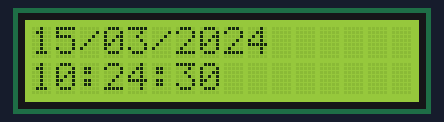
The program below on a simulated ATmega328P, built with avr-gcc and emulated at 16 MHz. On the bench: 16×2 character LCD. Wiring (inferred from the names in the program): PCF8574 port expander at I2C address 0x27; DS3231 clock at I2C address 0x68. Wiring (inferred from the signals the program sends): character LCD (HD44780): RS Q0; E Q2; backlight Q3; data Q4, Q5, Q6, Q7. The local clock reads 2024-03-15 10:24:30 at power-on unless the program sets it.

Above: at 0.3 s.
At 4.8 s:
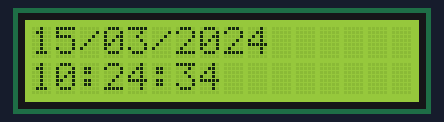
At 9.4 s:
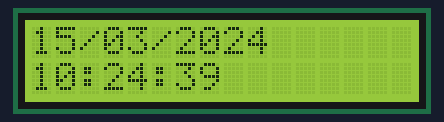
At 19.6 s:
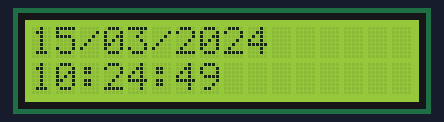
At 28.6 s:
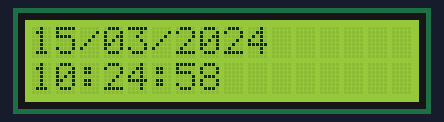
At 38.9 s:
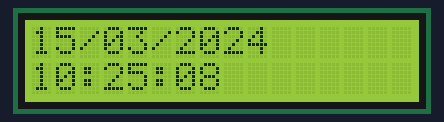

The program:

main.c
```c
/*
 * GccApplication3.c
 *
 * Created: 30/11/2024 03:00:38 p. m.
 * Author : emili
 */


#define F_CPU 16000000UL
#include <avr/io.h>
#include <util/delay.h>
#include "lcd.h"
#include "rtc.h"

int main(void) {
	uint8_t segundos, minutos, horas, dia, mes, anio;
	char buffer[20];

	I2C_init();
	LCD_init();

	while (1) {
		segundos = bcd_to_decimal(DS3231_read_byte(0x00));
		minutos = bcd_to_decimal(DS3231_read_byte(0x01));
		horas = bcd_to_decimal(DS3231_read_byte(0x02));
		dia = bcd_to_decimal(DS3231_read_byte(0x04));
		mes = bcd_to_decimal(DS3231_read_byte(0x05));
		anio = bcd_to_decimal(DS3231_read_byte(0x06));

		LCD_send_cmd(0x01);
		_delay_ms(10);

		LCD_send_cmd(0x80);
		snprintf(buffer, sizeof(buffer), "%02d/%02d/20%02d", dia, mes, anio);
		LCD_print(buffer);

		LCD_send_cmd(0xC0);
		snprintf(buffer, sizeof(buffer), "%02d:%02d:%02d", horas, minutos, segundos);
		LCD_print(buffer);

		_delay_ms(1000);
	}
}
```

i2c.c
```c
/*
 * CFile1.c
 *
 * Created: 30/11/2024 03:06:27 p. m.
 *  Author: emili
 */


#include "i2c.h"

void I2C_init(void) {
	TWSR = 0x00;
	TWBR = 72;
	TWCR = (1 << TWEN);
}

void I2C_start(void) {
	TWCR = (1 << TWSTA) | (1 << TWEN) | (1 << TWINT);
	while (!(TWCR & (1 << TWINT)));
}

void I2C_stop(void) {
	TWCR = (1 << TWSTO) | (1 << TWINT) | (1 << TWEN);
	_delay_us(10);
}

void I2C_write(uint8_t data) {
	TWDR = data;
	TWCR = (1 << TWINT) | (1 << TWEN);
	while (!(TWCR & (1 << TWINT)));
}
```

i2c.h
```c
/*
 * IncFile1.h
 *
 * Created: 30/11/2024 03:05:56 p. m.
 *  Author: emili
 */


#ifndef I2C_H
#define I2C_H

#include <avr/io.h>
#include <util/delay.h>

void I2C_init(void);
void I2C_start(void);
void I2C_stop(void);
void I2C_write(uint8_t data);

#endif
```

rtc.c
```c
/*
 * CFile1.c
 *
 * Created: 30/11/2024 03:08:12 p. m.
 *  Author: emili
 */


#include "rtc.h"

uint8_t bcd_to_decimal(uint8_t bcd) {
	return ((bcd >> 4) * 10) + (bcd & 0x0F);
}

uint8_t DS3231_read_byte(uint8_t reg) {
	uint8_t data;

	I2C_start();
	I2C_write((DS3231_ADDR << 1) | 0);
	I2C_write(reg);
	I2C_start();
	I2C_write((DS3231_ADDR << 1) | 1);
	TWCR = (1 << TWINT) | (1 << TWEN);
	while (!(TWCR & (1 << TWINT)));
	data = TWDR;
	I2C_stop();

	return data;
}
```

rtc.h
```c
/*
 * IncFile1.h
 *
 * Created: 30/11/2024 03:07:50 p. m.
 *  Author: emili
 */


#ifndef RTC_H
#define RTC_H

#include <avr/io.h>
#include "i2c.h"

#define DS3231_ADDR 0x68

uint8_t bcd_to_decimal(uint8_t bcd);
uint8_t DS3231_read_byte(uint8_t reg);

#endif
```

lcd.c
```c
/*
 * CFile1.c
 *
 * Created: 30/11/2024 03:07:29 p. m.
 *  Author: emili
 */


#include "lcd.h"

void LCD_write_nibble(uint8_t nibble, uint8_t mode) {
	uint8_t data = nibble | mode | (1 << LCD_BACKLIGHT);
	I2C_start();
	I2C_write(LCD_I2C_ADDR << 1);
	I2C_write(data | (1 << LCD_EN));
	_delay_us(50);
	I2C_write(data & ~(1 << LCD_EN));
	_delay_us(50);
	I2C_stop();
}

void LCD_send_cmd(uint8_t cmd) {
	uint8_t highnib = cmd & 0xF0;
	uint8_t lownib = (cmd << 4) & 0xF0;
	LCD_write_nibble(highnib, 0);
	LCD_write_nibble(lownib, 0);
	_delay_ms(5);
}

void LCD_send_data(uint8_t data) {
	uint8_t highnib = data & 0xF0;
	uint8_t lownib = (data << 4) & 0xF0;
	LCD_write_nibble(highnib, (1 << LCD_RS));
	LCD_write_nibble(lownib, (1 << LCD_RS));
	_delay_ms(5);
}

void LCD_init(void) {
	_delay_ms(50);
	LCD_write_nibble(0x30, 0);
	_delay_ms(5);
	LCD_write_nibble(0x30, 0);
	_delay_ms(5);
	LCD_write_nibble(0x30, 0);
	_delay_ms(5);
	LCD_write_nibble(0x20, 0);
	_delay_ms(5);
	LCD_send_cmd(0x28);
	LCD_send_cmd(0x0C);
	LCD_send_cmd(0x06);
	LCD_send_cmd(0x01);
	_delay_ms(5);
}

void LCD_print(const char* str) {
	while (*str) {
		LCD_send_data(*str++);
	}
}
```

lcd.h
```c
/*
 * IncFile1.h
 *
 * Created: 30/11/2024 03:07:04 p. m.
 *  Author: emili
 */


#ifndef LCD_H
#define LCD_H

#include <avr/io.h>
#include <util/delay.h>
#include <stdio.h>
#include "i2c.h"

#define LCD_I2C_ADDR 0x27
#define LCD_EN 2
#define LCD_RW 1
#define LCD_RS 0
#define LCD_BACKLIGHT 3

void LCD_init(void);
void LCD_send_cmd(uint8_t cmd);
void LCD_send_data(uint8_t data);
void LCD_print(const char* str);

#endif
```

Measured:
- what the display in image 0 shows lasts 1.0 s, from 0.2 s to 1.2 s
